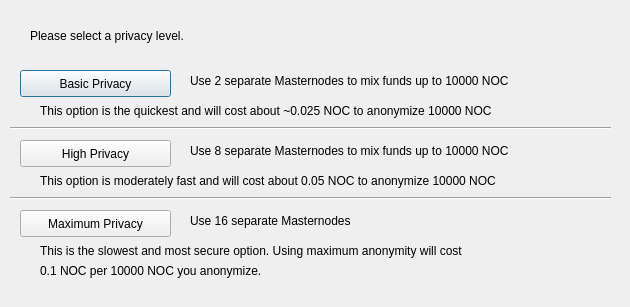
<?xml version="1.0" encoding="UTF-8"?>
<ui version="4.0">
 <class>ObfuscationConfig</class>
 <widget class="QDialog" name="ObfuscationConfig">
  <property name="geometry">
   <rect>
    <x>0</x>
    <y>0</y>
    <width>630</width>
    <height>307</height>
   </rect>
  </property>
  <property name="windowTitle">
   <string>Configure Obfuscation</string>
  </property>
  <widget class="QPushButton" name="buttonBasic">
   <property name="geometry">
    <rect>
     <x>20</x>
     <y>70</y>
     <width>151</width>
     <height>27</height>
    </rect>
   </property>
   <property name="text">
    <string>Basic Privacy</string>
   </property>
  </widget>
  <widget class="QPushButton" name="buttonHigh">
   <property name="geometry">
    <rect>
     <x>20</x>
     <y>140</y>
     <width>151</width>
     <height>27</height>
    </rect>
   </property>
   <property name="text">
    <string>High Privacy</string>
   </property>
  </widget>
  <widget class="QPushButton" name="buttonMax">
   <property name="geometry">
    <rect>
     <x>20</x>
     <y>210</y>
     <width>151</width>
     <height>27</height>
    </rect>
   </property>
   <property name="text">
    <string>Maximum Privacy</string>
   </property>
  </widget>
  <widget class="QLabel" name="label">
   <property name="geometry">
    <rect>
     <x>30</x>
     <y>20</y>
     <width>571</width>
     <height>31</height>
    </rect>
   </property>
   <property name="text">
    <string>Please select a privacy level.</string>
   </property>
  </widget>
  <widget class="QLabel" name="label_2">
   <property name="geometry">
    <rect>
     <x>190</x>
     <y>70</y>
     <width>421</width>
     <height>21</height>
    </rect>
   </property>
   <property name="text">
    <string>Use 2 separate Masternodes to mix funds up to 10000 NOC</string>
   </property>
  </widget>
  <widget class="QLabel" name="label_3">
   <property name="geometry">
    <rect>
     <x>190</x>
     <y>140</y>
     <width>411</width>
     <height>21</height>
    </rect>
   </property>
   <property name="text">
    <string>Use 8 separate Masternodes to mix funds up to 10000 NOC</string>
   </property>
  </widget>
  <widget class="QLabel" name="label_4">
   <property name="geometry">
    <rect>
     <x>190</x>
     <y>210</y>
     <width>421</width>
     <height>21</height>
    </rect>
   </property>
   <property name="text">
    <string>Use 16 separate Masternodes</string>
   </property>
  </widget>
  <widget class="QLabel" name="label_6">
   <property name="geometry">
    <rect>
     <x>40</x>
     <y>100</y>
     <width>561</width>
     <height>21</height>
    </rect>
   </property>
   <property name="text">
    <string>This option is the quickest and will cost about ~0.025 NOC to anonymize 10000 NOC</string>
   </property>
  </widget>
  <widget class="QLabel" name="label_7">
   <property name="geometry">
    <rect>
     <x>40</x>
     <y>170</y>
     <width>561</width>
     <height>21</height>
    </rect>
   </property>
   <property name="text">
    <string>This option is moderately fast and will cost about 0.05 NOC to anonymize 10000 NOC</string>
   </property>
  </widget>
  <widget class="QLabel" name="label_8">
   <property name="geometry">
    <rect>
     <x>40</x>
     <y>240</y>
     <width>561</width>
     <height>21</height>
    </rect>
   </property>
   <property name="text">
    <string>This is the slowest and most secure option. Using maximum anonymity will cost</string>
   </property>
  </widget>
  <widget class="QLabel" name="label_9">
   <property name="geometry">
    <rect>
     <x>40</x>
     <y>260</y>
     <width>561</width>
     <height>21</height>
    </rect>
   </property>
   <property name="text">
    <string>0.1 NOC per 10000 NOC you anonymize.</string>
   </property>
  </widget>
  <widget class="Line" name="line">
   <property name="geometry">
    <rect>
     <x>10</x>
     <y>120</y>
     <width>601</width>
     <height>16</height>
    </rect>
   </property>
   <property name="orientation">
    <enum>Qt::Horizontal</enum>
   </property>
  </widget>
  <widget class="Line" name="line_2">
   <property name="geometry">
    <rect>
     <x>10</x>
     <y>190</y>
     <width>601</width>
     <height>16</height>
    </rect>
   </property>
   <property name="orientation">
    <enum>Qt::Horizontal</enum>
   </property>
  </widget>
 </widget>
 <resources/>
 <connections/>
</ui>
